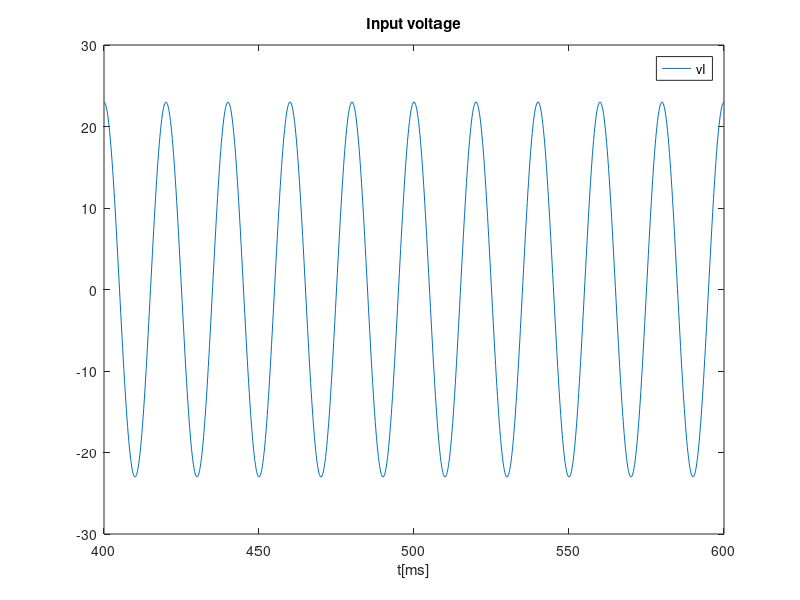
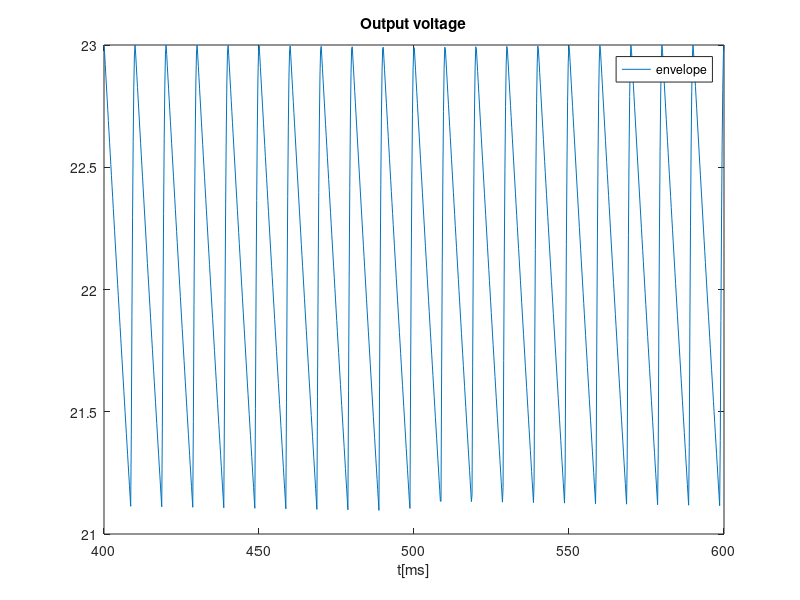
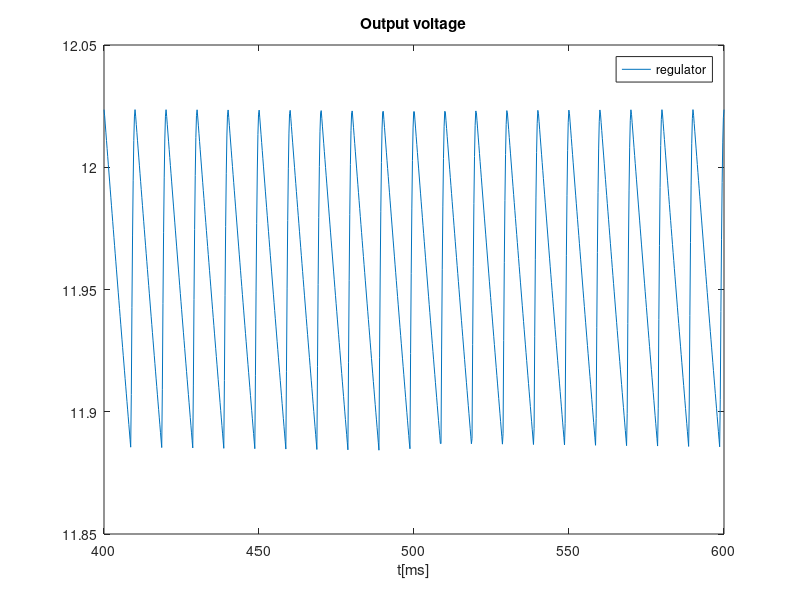
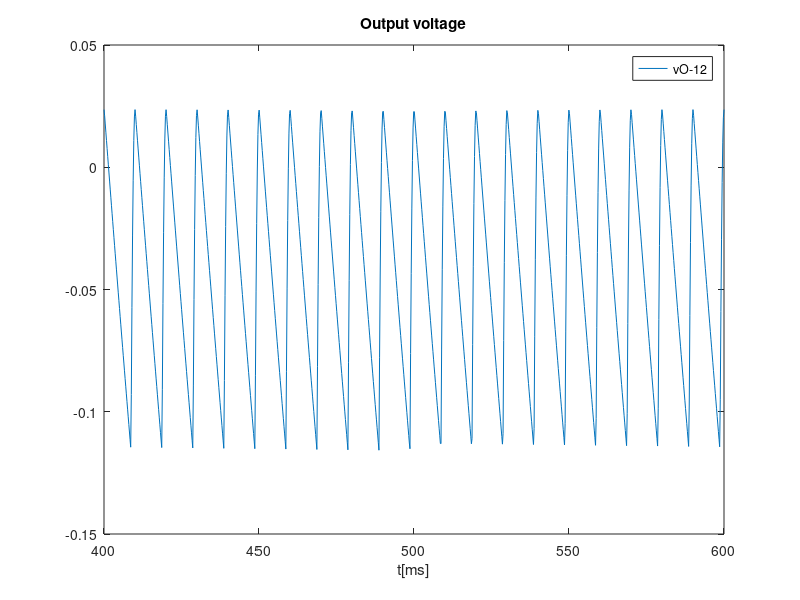

Here is the MATLAB script that generated these plots, in order:
close all
clear all

format long;
A_vin = 230;
f = 50;
w=2*pi*f;
n=10;


A_vi = A_vin/n;

t=linspace(4e-1, 6e-1, 1000);

vIN = A_vin*cos(w*t);
vI = A_vi*cos(w*t);

hf=figure(1);
plot(t*1000, vI);
title("Input voltage");
xlabel ("t[ms]");
legend("vI");
print (hf,"vI.eps", "-depsc");

%%%%%%%%%%%%%%ENVELOPE DETECTOR%%%%%%%%%%%%%%
Renv=10e3;
Cenv=10e-6;

vOenv = zeros(1, length(t));
vOr = zeros(1, length(t));
tOFF = 1/w * atan(1/w/Renv/Cenv) + 0.4;
vOnexp = A_vi*cos(w*tOFF)*exp(-(t-tOFF)/Renv/Cenv);

for i=1:length(t)
  %if (vI(i) > 0) %half rectifier
    %vOr(i) = vI(i); %half rectifier
    vOr(i) = abs(vI(i)); %full rectifier
  %endif
endfor

for i=1:length(t)
  if t(i) < tOFF
    vOenv(i) = vOr(i);
  elseif vOnexp(i) > vOr(i) %qd vOnexp(i) = vOr(i) é t=tON
    vOenv(i) = vOnexp(i);
  else
    %tOFF = tOFF + 1/f; %half rectifier
    tOFF = tOFF + 1/f/2; %full rectifier
    vOnexp = A_vi*abs(cos(w*tOFF))*exp(-(t-tOFF)/Renv/Cenv);
    vOenv(i) = vOr(i);
  endif
endfor

vripple_env = max(vOenv)-min(vOenv);


hf=figure(2);
%plot(t*1000, vOenv,t*1000, vOr);
plot(t*1000, vOenv);
title("Output voltage");
xlabel ("t[ms]");
%legend("envelope","rectified");
legend("envelope");
print (hf,"vOenv_vOr.eps", "-depsc");

%%%%%%%%%%%%%%VOLTAGE REGULATOR%%%%%%%%%%%%%%
Rreg = 1e3;
Vt = 0.026;
N = 1;
Is = 1*10^(-14);
n_diodos = 17;
VON = 0.703319;

rd = Vt*N/(Is*exp(VON/(N*Vt)))

VIreg = mean(vOenv);
vireg = vOenv - VIreg;

VOreg = n_diodos*VON;
voreg = n_diodos*rd/(n_diodos*rd+Rreg)*vireg;
vOreg = VOreg + voreg;

vripple_reg = max(vOreg)-min(vOreg)

hf=figure(3);
plot(t*1000, vOreg);
title("Output voltage");
xlabel ("t[ms]");
legend("regulator");
print (hf,"vOreg.eps", "-depsc");

hf=figure(4);
plot(t*1000, vOreg-12);
title("Output voltage");
xlabel ("t[ms]");
legend("vO-12");
print (hf,"vO-12.eps", "-depsc");

mean(vOreg-12)
Quality = 1/vripple_reg + abs(1/mean(vOreg-12))
Cost = 1*(Rreg+Renv)/1000 + Cenv*10^6 + 0.1*(4+n_diodos)
Merit = Quality/Cost

voavg = mean(vOreg)
vomax = max(vOreg)
vomin = min(vOreg)
vripplereg = vripple_reg
voenvavg = VIreg
voenvmax = max(vOenv)
voenvmin = min(vOenv)
vrippleenv = vripple_env





